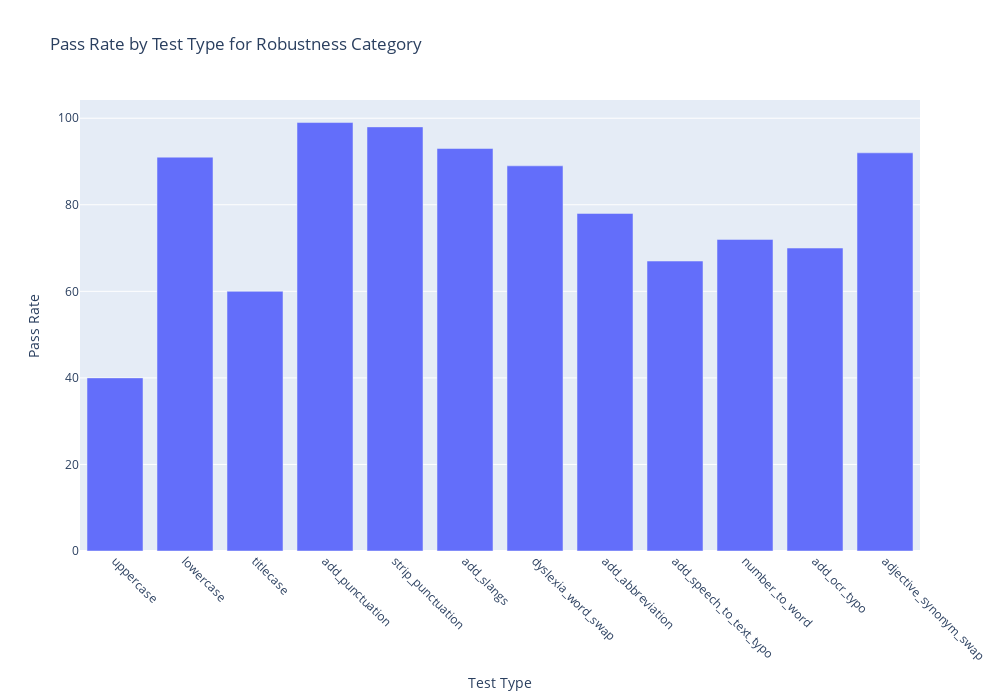
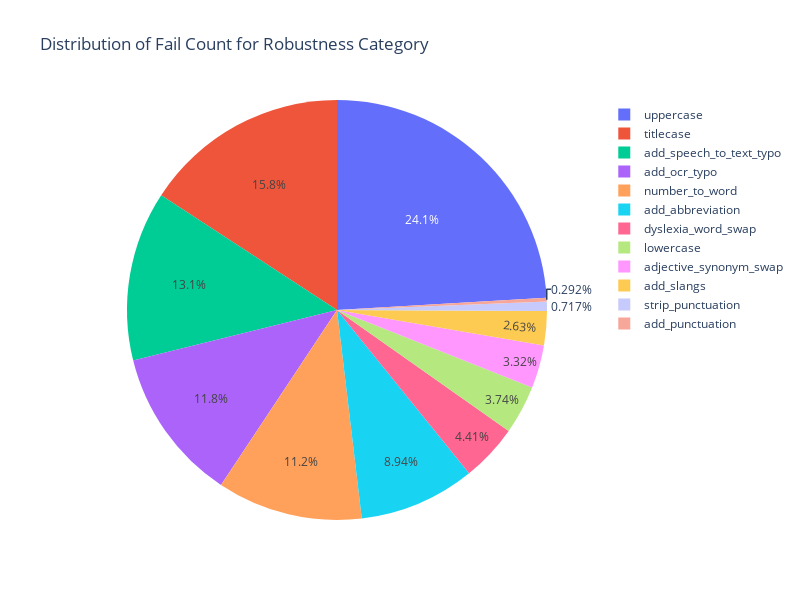
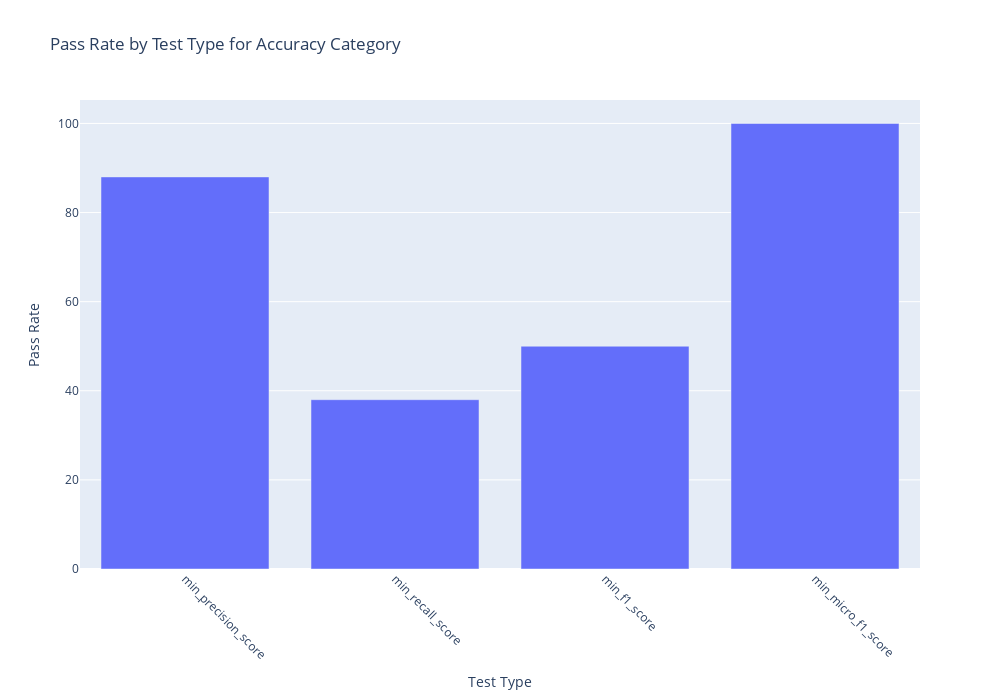

Notebook code for these charts, in order:
### Markdown cell above
#### Visualizing the Report

### Code cell
import plotly.express as px

# Get unique categories
report['pass_rate'] = report['pass_rate'].str.rstrip('%').astype(float)
report['minimum_pass_rate'] = report['minimum_pass_rate'].str.rstrip('%').astype(float)

# Get unique categories
# Get unique categories
unique_categories = report["category"].unique()

# Category 1: Robustness
category_data = report[report["category"] == "robustness"]

# Bar Plot: Pass Rate by Test Type for the Robustness Category
bar_fig = px.bar(category_data, x="test_type", y="pass_rate",
                 labels={"pass_rate": "Pass Rate", "test_type": "Test Type"},
                 title="Pass Rate by Test Type for Robustness Category")
bar_fig.update_xaxes(tickangle=45)
bar_fig.update_layout(width=1000, height=700)
bar_fig.show()

# Pie Chart: Distribution of Fail Count for the Robustness Category
pie_fig = px.pie(category_data, names="test_type", values="fail_count",
                 title="Distribution of Fail Count for Robustness Category")
pie_fig.update_layout(width=800, height=600)
pie_fig.show()

# Category 2: Accuracy
category_data = report[report["category"] == "accuracy"]

# Bar Plot: Pass Rate by Test Type for the Accuracy Category
bar_fig = px.bar(category_data, x="test_type", y="pass_rate",
                 labels={"pass_rate": "Pass Rate", "test_type": "Test Type"},
                 title="Pass Rate by Test Type for Accuracy Category")
bar_fig.update_xaxes(tickangle=45)
bar_fig.update_layout(width=1000, height=700)
bar_fig.show()

### Figure 1 — Plotly figure (JSON) as saved in the notebook; plotly's stock layout.template omitted (floating-point values rounded to 4 significant figures)
{"data": [{"alignmentgroup": "True", "hovertemplate": "Test Type=%{x}<br>Pass Rate=%{y}<extra></extra>", "legendgroup": "", "marker": {"color": "#636efa", "pattern": {"shape": ""}}, "name": "", "offsetgroup": "", "orientation": "v", "showlegend": false, "textposition": "auto", "type": "bar", "x": ["uppercase", "lowercase", "titlecase", "add_punctuation", "strip_punctuation", "add_slangs", "dyslexia_word_swap", "add_abbreviation", "add_speech_to_text_typo", "number_to_word", "add_ocr_typo", "adjective_synonym_swap"], "xaxis": "x", "y": [40, 91, 60, 99, 98, 93, 89, 78, 67, 72, 70, 92], "yaxis": "y"}], "layout": {"barmode": "relative", "height": 700, "legend": {"tracegroupgap": 0}, "title": {"text": "Pass Rate by Test Type for Robustness Category"}, "width": 1000, "xaxis": {"anchor": "y", "autorange": true, "domain": [0, 1], "range": [-0.5, 11.5], "tickangle": 45, "title": {"text": "Test Type"}, "type": "category"}, "yaxis": {"anchor": "x", "autorange": true, "domain": [0, 1], "range": [0, 104.2], "title": {"text": "Pass Rate"}, "type": "linear"}}}

### Figure 2 — Plotly figure (JSON) as saved in the notebook; plotly's stock layout.template omitted (floating-point values rounded to 4 significant figures)
{"data": [{"domain": {"x": [0, 1], "y": [0, 1]}, "hovertemplate": "test_type=%{label}<br>fail_count=%{value}<extra></extra>", "labels": ["uppercase", "lowercase", "titlecase", "add_punctuation", "strip_punctuation", "add_slangs", "dyslexia_word_swap", "add_abbreviation", "add_speech_to_text_typo", "number_to_word", "add_ocr_typo", "adjective_synonym_swap"], "legendgroup": "", "name": "", "showlegend": true, "type": "pie", "values": [907, 141, 595, 11, 27, 99, 166, 337, 493, 422, 445, 125]}], "layout": {"height": 600, "legend": {"tracegroupgap": 0}, "title": {"text": "Distribution of Fail Count for Robustness Category"}, "width": 800}}

### Figure 3 — Plotly figure (JSON) as saved in the notebook; plotly's stock layout.template omitted (floating-point values rounded to 4 significant figures)
{"data": [{"alignmentgroup": "True", "hovertemplate": "Test Type=%{x}<br>Pass Rate=%{y}<extra></extra>", "legendgroup": "", "marker": {"color": "#636efa", "pattern": {"shape": ""}}, "name": "", "offsetgroup": "", "orientation": "v", "showlegend": false, "textposition": "auto", "type": "bar", "x": ["min_precision_score", "min_recall_score", "min_f1_score", "min_micro_f1_score"], "xaxis": "x", "y": [88, 38, 50, 100], "yaxis": "y"}], "layout": {"barmode": "relative", "height": 700, "legend": {"tracegroupgap": 0}, "title": {"text": "Pass Rate by Test Type for Accuracy Category"}, "width": 1000, "xaxis": {"anchor": "y", "autorange": true, "domain": [0, 1], "range": [-0.5, 3.5], "tickangle": 45, "title": {"text": "Test Type"}, "type": "category"}, "yaxis": {"anchor": "x", "autorange": true, "domain": [0, 1], "range": [0, 105.3], "title": {"text": "Pass Rate"}, "type": "linear"}}}
